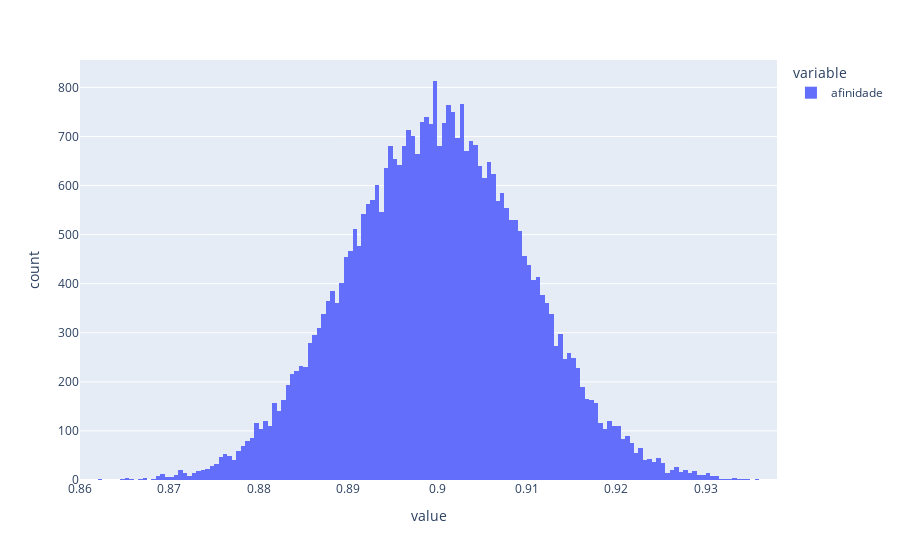

Notebook code cell kept with this figure:
### Code cell
fig = px.histogram(df_afinidade["afinidade"])

fig.show()

### Figure 1 — Plotly figure (JSON) as saved in the notebook; plotly's stock layout.template omitted (floating-point values rounded to 4 significant figures; data arrays with more than 128 entries replaced by an {"elided": "..."} marker saying what was removed)
{"data": [{"bingroup": "x", "hovertemplate": "variable=afinidade<br>value=%{x}<br>count=%{y}<extra></extra>", "legendgroup": "afinidade", "marker": {"color": "#636efa", "pattern": {"shape": ""}}, "name": "afinidade", "orientation": "v", "showlegend": true, "type": "histogram", "x": {"elided": "37178 float values"}, "xaxis": "x", "yaxis": "y"}], "layout": {"barmode": "relative", "legend": {"title": {"text": "variable"}, "tracegroupgap": 0}, "margin": {"t": 60}, "xaxis": {"anchor": "y", "domain": [0, 1], "title": {"text": "value"}}, "yaxis": {"anchor": "x", "domain": [0, 1], "title": {"text": "count"}}}}
